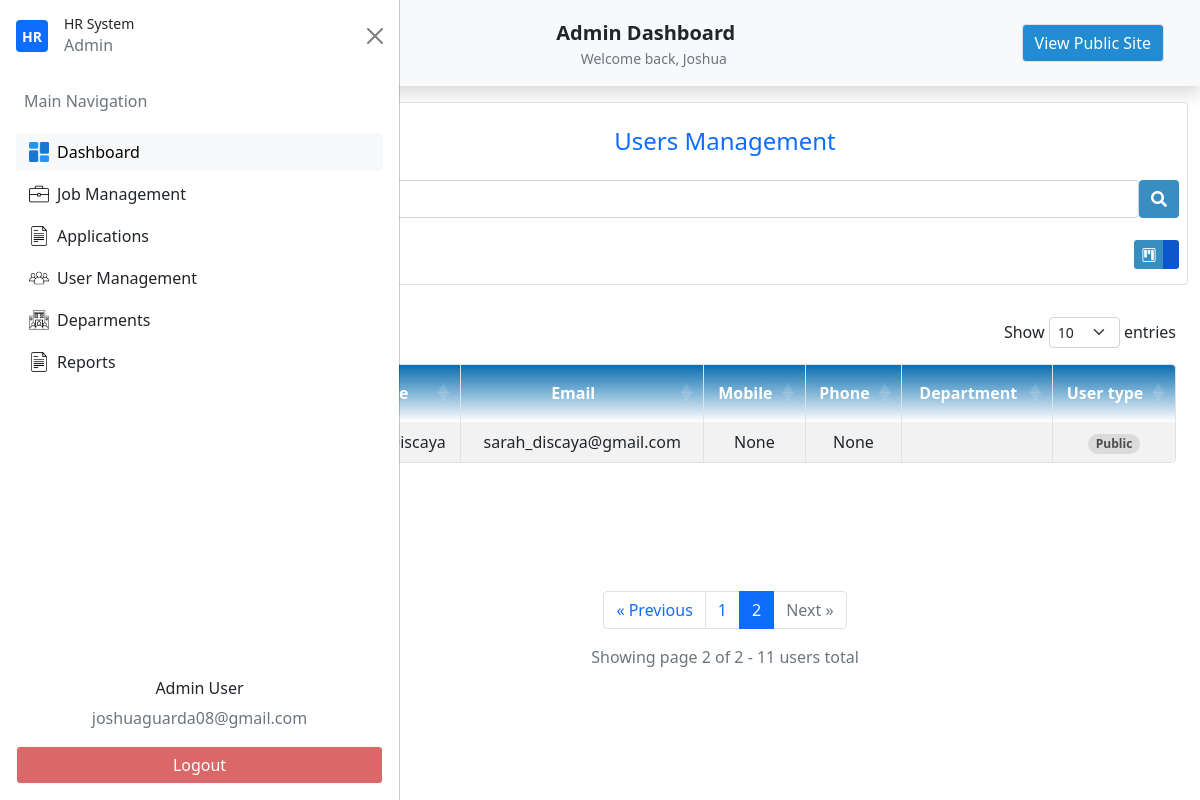
Page /admin-get-users?q=&page=2&view=list (signed in) on the committed database.
### my_app/models.py (models this page shows, shortened)
class Usertype(db.Model):
    id = db.Column(db.Integer(),primary_key=True)
    name=db.Column(db.String(length=30),unique=True,nullable=False)
    user_type=db.relationship('Users',backref='desig_user',lazy=True)
    def __str__(self):
        return self.name

class Users(db.Model,UserMixin):
    id = db.Column(db.Integer(),primary_key=True)
    firstname=db.Column(db.String(length=30),nullable=False)
    lastname=db.Column(db.String(length=30),nullable=False)
    email_address=db.Column(db.String(length=51),nullable=False)
    password_hash=db.Column(db.String(length=30),nullable=False)
    address_1 = db.Column(db.String(length=120),nullable=True)
    address_2 = db.Column(db.String(length=100),nullable=True)
    brgy_id = db.Column(db.String(),nullable=True)
    munci_id = db.Column(db.String(),nullable=True)
    prov_id = db.Column(db.String(),nullable=True)
    zipcode = db.Column(db.String(),nullable=True)
    mobile_number = db.Column(db.String(length=11),nullable=True)
    phone_number = db.Column(db.String(length=8),nullable=True)
    profile_picture =db.Column(db.String(),nullable=True)
    department_id =db.Column(db.Integer(),db.ForeignKey('department.id'))
    department = db.relationship('Department')
    user_type_id = db.Column(db.Integer(),db.ForeignKey('usertype.id'))
    user_type = db.relationship('Usertype')
    creation_date = db.Column(db.Date(),nullable=False)
    write_date =  db.Column(db.Date(),nullable=False)
    @property
    def password(self):
        raise AttributeError("Password is write-only.")

### my_app/routes.py (the view, shortened to what this page needs)
@app.route('/admin-get-users', methods=["GET"])
@login_required
def admin_dashboard_manage_users():
    search_term = request.args.get('q', '').strip()
    page = request.args.get('page', 1, type=int)
    view_type = request.args.get('view', 'kanban', type=str)
    print(f"You Search: {search_term}, Page: {page}, View: {view_type}")
    query = Users.query.join(Usertype)
    full_name = Users.firstname + ' ' + Users.lastname
    users_pagination = query.paginate(page=page, per_page=10, error_out=False)
    users = users_pagination.items
    return render_template('admin/admin_users_management.html',
                         users=users,
                         search_term=search_term,
                         pagination=users_pagination,
                         view_type=view_type
                         )

### my_app/templates/admin/admin_users_management.html (shortened to what this page needs)
{% extends "admin/admin_dashboard.html"%}
{% block nav%}
<li class="nav-item">
    <button id="nav-btn" type="button" class="btn btn-light fw-normal border" onclick="location.href='{{ url_for('home_page') }}'">
    View Public Site
    </button>
</li>
{% endblock%}
{% block section %}
<section id="UsersManagement">
    <div class="container">
        <div class="row pt-3">
            <div class="col-12">
                <div class="card users-management">
                    <div class="card-body p-2">
                        <div class="text-center">
                            <h4 class="py-3 text-primary">Users Management</h4>
                                <form id="searchUserForm" method="GET" action="{{ url_for('admin_dashboard_manage_users') }}">
                                    <div class="d-flex">
                                    <input id="searchUserInput" name="q" type="text" class="form-control" placeholder="Search" value="{{ request.args.get('q', '') }}">
                                    <button type="submit" class="btn btn-primary">
                                        <i class="fas fa-search"></i>
                                    </button>
                                    </div>
                                </form>
                        </div>
                        <div class="d-flex justify-content-between align-items-center mt-3 flex-wrap">
                            <button type="button" class="btn btn-primary d-none d-md-block" onclick="openUserCreateModal()">
                            </button>
                            <div class="d-none d-md-flex justify-content-between w-50">
                                <div class="btn-group" role="group" aria-label="Basic outlined example">
                                    <button type="button" class="kanban-view btn btn-sm btn-primary " data-bs-toggle="tooltip" title="Kanban View">
                                        <i class="bi bi-kanban"></i>
                                    </button>
                                    <button type="button" class="list-view btn btn-sm btn-primary active" data-bs-toggle="tooltip" title="List View">
                                    </button>
                                </div>
                            </div>
                        </div>
                    </div>
                </div>
            </div>
        </div>
        <section id="UsersManagementTreeView" class="container {% if view_type != 'list' %}d-none{% endif %}">
            <div class="pt-2 pb-5">
                    <div class="panel panel-default">
                        <br/>
                        <div class="panel-body">
                            <div class="table-responsive">
                                <table id="users_data" class="table table-striped table-hover table-bordered align-middle text-center">
                                    <thead>
                                        <tr align="center">
                                            <th class="py-3"><input type="checkbox" id="checkAll"></th>
                                            <th class="py-3">Name</th>
                                            <th class="py-3">Email</th>
                                            <th class="py-3">Mobile</th>
                                            <th class="py-3">Phone</th>
                                            <th class="py-3">Department</th>
                                            <th class="py-3">User type</th>
                                        </tr>
                                    </thead>
                                    <tbody>
                                        {% for user in users %}
                                        <tr align="center">
                                            <td><input type="checkbox" class="row-check" value="{{ user.id }}"></td>
                                            <td data-pk="{{user.id}}">{{user.firstname}} {{user.lastname}}</td>
                                            <td data-pk="{{user.id}}">{{user.email_address}}</td>
                                            <td data-pk="{{user.id}}">{{user.mobile_number}}</td>
                                            <td data-pk="{{user.id}}">{{user.phone_number}}</td>
                                            <td data-pk="{{user.id}}">{{user.department.name}}</td>
                                            <td>
                                                <span class="badge rounded-pill"
                                                        style="
                                                        background-color: {{ user.department.color if user.department and user.department.color else '#dcdbdb' }};
                                                        color:{{ 'white' if user.department and user.department.color else '#4d4a4aff' }};
                                                        ">
                                                    {{ user.user_type|capitalize }}
                                                </span>
                                            </td>
                                        </tr>
                                        {% endfor %}
                                    </tbody>
                                </table>
                                {% if pagination.pages > 1 %}
                                <nav aria-label="User pagination" class="mt-4">
                                    <ul class="pagination justify-content-center">
                                        <li class="page-item {% if not pagination.has_prev %}disabled{% endif %}">
                                            <a class="page-link"
                                            href="{{ url_for('admin_dashboard_manage_users', q=search_term, page=pagination.prev_num, view='list') if pagination.has_prev else '#' }}">
                                                &laquo; Previous
                                            </a>
                                        </li>
                                        {% for page_num in pagination.iter_pages(left_edge=2, left_current=2, right_current=3, right_edge=2) %}
                                            {% if page_num %}
                                                <li class="page-item {% if page_num == pagination.page %}active{% endif %}">
                                                    <a class="page-link"
                                                    href="{{ url_for('admin_dashboard_manage_users', q=search_term, page=page_num, view='list') }}">
                                                        {{ page_num }}
                                                    </a>
                                                </li>
                                            {% else %}
                                                <li class="page-item disabled">
                                                    <span class="page-link">…</span>
                                                </li>
                                            {% endif %}
                                        {% endfor %}
                                        <li class="page-item {% if not pagination.has_next %}disabled{% endif %}">
                                            <a class="page-link"
                                            href="{{ url_for('admin_dashboard_manage_users', q=search_term, page=pagination.next_num, view='list') if pagination.has_next else '#' }}">
                                                Next &raquo;
                                            </a>
                                        </li>
                                    </ul>
                                    <div class="text-center text-muted mt-2">
                                        Showing page {{ pagination.page }} of {{ pagination.pages }} -
                                        {{ pagination.total }} users total
                                    </div>
                                </nav>
                                {% endif %}
                            </div>
                        </div>
                    </div>
                </div>
                <br />
                <br />
        </section>
    </div>
</section>
{% endblock%}

### my_app/templates/dashboard/base_dashboard.html (shortened to what this page needs)
{% extends "base.html"%}
{% block content %}
    <nav class="navbar navbar-expand-lg navbar-light bg-light shadow p-4 custom-nav-class">
        <div class="container">
            {% if current_user.user_type.name=='admin' or current_user.user_type.name=='internal'%}
                <div class="d-flex w-100 justify-content-between align-items-center position-relative">
                    <button class="btn btn-light d-flex justify-content-center align-items-center p-2 dashboard_side_btn" type="button" data-bs-toggle="offcanvas" data-bs-target="#offcanvasScrolling" aria-controls="offcanvasScrolling">
                    </button>
                    <div class="position-absolute start-50 translate-middle-x text-center">
                        <a class="navbar-brand fw-bold mb-0 text-dark" href="{{ url_for('admin_dashboard') }}">
                            <span>{{ current_user.user_type|capitalize }}</span> Dashboard
                        </a>
                        <div class="text-muted small">Welcome back, {{ current_user.firstname|capitalize }}</div>
                    </div>
                </div>
            {% endif %}
            <div class="collapse navbar-collapse justify-content-center custom-nav-list-dashboard text-nowrap" id="navbarNavAltMarkup">
                <ul class="navbar-nav ms-auto">
                    {% block nav%}
                    {% endblock%}
                </ul>
            </div>
        </div>
    </nav>
    {% if current_user.user_type.name=='admin' or current_user.user_type.name=='internal'%}
    <div class="offcanvas offcanvas-start" data-bs-scroll="true" data-bs-backdrop="false" tabindex="-1" id="offcanvasScrolling" aria-labelledby="offcanvasScrollingLabel">
        <div class="offcanvas-header">
            <div class="d-flex align-items-center gap-2">
                <div class="d-flex align-items-center justify-content-center bg-primary rounded me-2" style="width: 2rem; height: 2rem;">
                    <span class="text-white fw-bold small">HR</span>
                </div>
                <div id="hr-details">
                    <h2 class="fw-semibold small mb-0">HR System</h2>
                    <p class="text-muted text-xs mb-0">{{ current_user.user_type|capitalize }}</p>
                </div>
            </div>
            <button type="button" class="btn-close text-reset" data-bs-dismiss="offcanvas" aria-label="Close"></button>
        </div>
        <div class="offcanvas-body">
            <ul class="nav flex-column gap-1">
                <li class="nav-item">
                    <p class="text-muted text-start px-2">Main Navigation</p>
                </li>
                <li class="nav-item">
                    <button class="btn btn-light w-100 text-start d-flex align-items-center dashboard_side_btn" onclick="location.href='{{ url_for('admin_dashboard') }}'" >
                        <img src="{{ url_for('static', filename='builtin/icons/dashboard.png') }}" width="20" class="me-2">
                        Dashboard
                    </button>
                </li>
                <li class="nav-item">
                   <button class="btn  w-100 text-start d-flex align-items-center dashboard_side_btn">
                         <img src="{{ url_for('static', filename='builtin/icons/briefcase.png') }}" width="20" class="me-2">
                        Job Management
                    </button>
                </li>
                <li class="nav-item">
                    <button class="btn  w-100 text-start d-flex align-items-center dashboard_side_btn">
                         <img src="{{ url_for('static', filename='builtin/icons/file.png') }}" width="20" class="me-2">
                        Applications
                    </button>
                </li>
                <li class="nav-item">
                   <button class="btn  w-100 text-start d-flex align-items-center dashboard_side_btn" onclick="location.href='{{ url_for('admin_dashboard_manage_users') }}'">
                        <img src="{{ url_for('static', filename='builtin/icons/group.png') }}" width="20" class="me-2">
                        User Management
                    </button>
                </li>
                <li class="nav-item">
                   <button class="btn  w-100 text-start d-flex align-items-center dashboard_side_btn">
                         <img src="{{ url_for('static', filename='builtin/icons/corporation.png') }}" width="20" class="me-2">
                        Deparments
                    </button>
                </li>
                <li class="nav-item">
                   <button class="btn  w-100 text-start d-flex align-items-center dashboard_side_btn">
                         <img src="{{ url_for('static', filename='builtin/icons/file.png') }}" width="20" class="me-2">
                        Reports
                    </button>
                </li>
            </ul>
        </div>
        <div class="offcanvas-footer p-3">
            <div class="text-center">
                <h6>{{current_user.user_type|capitalize}} User</h6>
                <p class='text-muted'>{{current_user.email_address}}</p>
            </div>
            <button id="logout-btn" class="btn btn-light w-100" onclick="location.href='{{ url_for('logout_page') }}'">
                Logout
            </button>
        </div>
    </div>
    {% endif %}
    <section class="main-content">
    {% block section %}
    {% endblock%}
    </section>
{% endblock%}

### rows in the picture
Usertype: user_type "Admin"
Users: firstname "Joshua", email_address "joshuaguarda08@gmail.com"
Users: lastname "Discaya", email_address "sarah_discaya@gmail.com", mobile_number "None", phone_number "None", user_type "Public"

### other values in the picture
{{ page_num }} "1" "2"
{{ pagination.page }} "2"
{{ pagination.pages }} "2"
{{ pagination.total }} "11"
